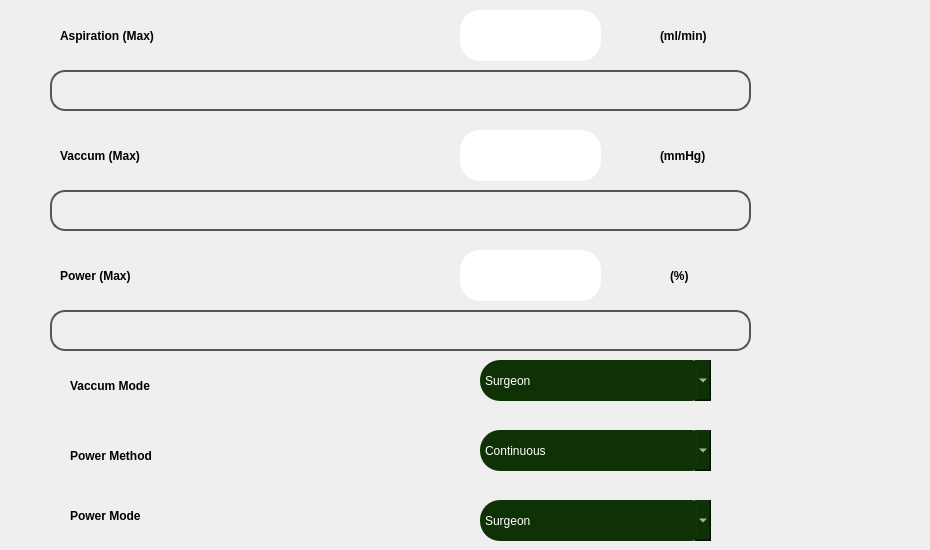
     <widget class="QWidget" name="tab_8">
      <attribute name="title">
       <string>Page</string>
      </attribute>
      <widget class="QLabel" name="VacMax_phaco_3">
       <property name="geometry">
        <rect>
         <x>60</x>
         <y>140</y>
         <width>291</width>
         <height>31</height>
        </rect>
       </property>
       <property name="styleSheet">
        <string notr="true">background-color:transparent;font: 20pt &quot;Ubuntu Condensed&quot;;
font:bold;</string>
       </property>
       <property name="text">
        <string>Vaccum (Max)</string>
       </property>
      </widget>
      <widget class="QLineEdit" name="lineEdit_13">
       <property name="geometry">
        <rect>
         <x>460</x>
         <y>10</y>
         <width>141</width>
         <height>51</height>
        </rect>
       </property>
       <property name="styleSheet">
        <string notr="true">font:20pt &quot;Ubuntu&quot;;
background-color: rgb(255,255,255);
border-radius:20px;</string>
       </property>
       <property name="alignment">
        <set>Qt::AlignCenter</set>
       </property>
      </widget>
      <widget class="QComboBox" name="VacModeCom_phaco_3">
       <property name="geometry">
        <rect>
         <x>480</x>
         <y>360</y>
         <width>231</width>
         <height>41</height>
        </rect>
       </property>
       <property name="styleSheet">
        <string notr="true">border-radius:20px;
color: rgb(255, 255, 255);
font:20pt &quot;Ubuntu&quot;;
background-color: rgb(14, 50, 6);</string>
       </property>
       <item>
        <property name="text">
         <string>Surgeon</string>
        </property>
       </item>
       <item>
        <property name="text">
         <string>Panel</string>
        </property>
       </item>
      </widget>
      <widget class="QLabel" name="AspMax_phaco_13">
       <property name="geometry">
        <rect>
         <x>660</x>
         <y>140</y>
         <width>251</width>
         <height>31</height>
        </rect>
       </property>
       <property name="styleSheet">
        <string notr="true">background-color:transparent;font: 20pt &quot;Ubuntu Condensed&quot;;
font:bold;</string>
       </property>
       <property name="text">
        <string>(mmHg)</string>
       </property>
      </widget>
      <widget class="QLabel" name="AspMax_phaco_14">
       <property name="geometry">
        <rect>
         <x>660</x>
         <y>20</y>
         <width>251</width>
         <height>31</height>
        </rect>
       </property>
       <property name="styleSheet">
        <string notr="true">background-color:transparent;font: 20pt &quot;Ubuntu Condensed&quot;;
font:bold;</string>
       </property>
       <property name="text">
        <string>(ml/min)</string>
       </property>
      </widget>
      <widget class="QLineEdit" name="lineEdit_14">
       <property name="geometry">
        <rect>
         <x>460</x>
         <y>130</y>
         <width>141</width>
         <height>51</height>
        </rect>
       </property>
       <property name="styleSheet">
        <string notr="true">font:20pt &quot;Ubuntu&quot;;
background-color: rgb(255,255,255);
border-radius:20px;</string>
       </property>
       <property name="alignment">
        <set>Qt::AlignCenter</set>
       </property>
      </widget>
      <widget class="QLabel" name="AspMax_phaco_15">
       <property name="geometry">
        <rect>
         <x>670</x>
         <y>260</y>
         <width>251</width>
         <height>31</height>
        </rect>
       </property>
       <property name="styleSheet">
        <string notr="true">background-color:transparent;font: 20pt &quot;Ubuntu Condensed&quot;;
font:bold;</string>
       </property>
       <property name="text">
        <string>(%)</string>
       </property>
      </widget>
      <widget class="QLabel" name="VacMode_phaco_3">
       <property name="geometry">
        <rect>
         <x>70</x>
         <y>370</y>
         <width>391</width>
         <height>31</height>
        </rect>
       </property>
       <property name="styleSheet">
        <string notr="true">background-color:transparent;font: 20pt &quot;Ubuntu Condensed&quot;;
font:bold;</string>
       </property>
       <property name="text">
        <string>Vaccum Mode</string>
       </property>
      </widget>
      <widget class="QLabel" name="AspMax_phaco_16">
       <property name="geometry">
        <rect>
         <x>60</x>
         <y>20</y>
         <width>331</width>
         <height>31</height>
        </rect>
       </property>
       <property name="styleSheet">
        <string notr="true">background-color:transparent;font: 20pt &quot;Ubuntu Condensed&quot;;
font:bold;</string>
       </property>
       <property name="text">
        <string>Aspiration (Max)</string>
       </property>
      </widget>
      <widget class="QComboBox" name="PowModeCom_phaco_3">
       <property name="geometry">
        <rect>
         <x>480</x>
         <y>500</y>
         <width>231</width>
         <height>41</height>
        </rect>
       </property>
       <property name="styleSheet">
        <string notr="true">border-radius:20px;
color: rgb(255, 255, 255);
font:20pt &quot;Ubuntu&quot;;
background-color: rgb(14, 50, 6);</string>
       </property>
       <item>
        <property name="text">
         <string>Surgeon</string>
        </property>
       </item>
       <item>
        <property name="text">
         <string>Panel</string>
        </property>
       </item>
      </widget>
      <widget class="QLabel" name="PowMethod_phaco_3">
       <property name="geometry">
        <rect>
         <x>70</x>
         <y>440</y>
         <width>351</width>
         <height>31</height>
        </rect>
       </property>
       <property name="styleSheet">
        <string notr="true">background-color:transparent;font: 20pt &quot;Ubuntu Condensed&quot;;
font:bold;</string>
       </property>
       <property name="text">
        <string>Power Method</string>
       </property>
      </widget>
      <widget class="QLineEdit" name="lineEdit_15">
       <property name="geometry">
        <rect>
         <x>460</x>
         <y>250</y>
         <width>141</width>
         <height>51</height>
        </rect>
       </property>
       <property name="styleSheet">
        <string notr="true">font:20pt &quot;Ubuntu&quot;;
background-color: rgb(255,255,255);
border-radius:20px;</string>
       </property>
       <property name="alignment">
        <set>Qt::AlignCenter</set>
       </property>
      </widget>
      <widget class="QComboBox" name="PowMethodCom_phaco_3">
       <property name="geometry">
        <rect>
         <x>480</x>
         <y>430</y>
         <width>231</width>
         <height>41</height>
        </rect>
       </property>
       <property name="styleSheet">
        <string notr="true">border-radius:20px;
color: rgb(255, 255, 255);
font:20pt &quot;Ubuntu&quot;;
background-color: rgb(14, 50, 6);</string>
       </property>
       <item>
        <property name="text">
         <string>Continuous</string>
        </property>
       </item>
       <item>
        <property name="text">
         <string>Pulse</string>
        </property>
       </item>
       <item>
        <property name="text">
         <string>Ocupulse</string>
        </property>
       </item>
       <item>
        <property name="text">
         <string>Ocuburst</string>
        </property>
       </item>
       <item>
        <property name="text">
         <string>Single burst</string>
        </property>
       </item>
       <item>
        <property name="text">
         <string>Multi burst</string>
        </property>
       </item>
       <item>
        <property name="text">
         <string>Hyper Burst</string>
        </property>
       </item>
      </widget>
      <widget class="QLabel" name="PowMode_phaco_3">
       <property name="geometry">
        <rect>
         <x>70</x>
         <y>500</y>
         <width>331</width>
         <height>31</height>
        </rect>
       </property>
       <property name="styleSheet">
        <string notr="true">background-color:transparent;font: 20pt &quot;Ubuntu Condensed&quot;;
font:bold;</string>
       </property>
       <property name="text">
        <string>Power Mode</string>
       </property>
      </widget>
      <widget class="QLabel" name="PowMax_phaco_3">
       <property name="geometry">
        <rect>
         <x>60</x>
         <y>260</y>
         <width>251</width>
         <height>31</height>
        </rect>
       </property>
       <property name="styleSheet">
        <string notr="true">background-color:transparent;font: 20pt &quot;Ubuntu Condensed&quot;;
font:bold;</string>
       </property>
       <property name="text">
        <string>Power (Max)</string>
       </property>
      </widget>
      <widget class="QProgressBar" name="progressBar_11">
       <property name="geometry">
        <rect>
         <x>50</x>
         <y>70</y>
         <width>701</width>
         <height>41</height>
        </rect>
       </property>
       <property name="styleSheet">
        <string notr="true">QProgressBar {
    border: 2px solid #555;
    border-radius: 15px; /* Radius for the curve of the progress bar */
    text-align: center;
    background: #eee;
    padding: 2px;
}

QProgressBar::chunk {
    background: qlineargradient(x1: 0, y1: 0, x2: 1, y2: 1, stop: 0 #4568dc, stop: 1 #b06ab3);
    width: 8px; /* Diameter of the circular chunk */
    height: 8px; /* Diameter of the circular chunk */
    border-radius: 4px; /* Half of the width/height to make it circular */
    margin: 1px; /* Space between chunks */
}
</string>
       </property>
       <property name="value">
        <number>0</number>
       </property>
       <property name="textVisible">
        <bool>false</bool>
       </property>
      </widget>
      <widget class="QProgressBar" name="progressBar_12">
       <property name="geometry">
        <rect>
         <x>50</x>
         <y>190</y>
         <width>701</width>
         <height>41</height>
        </rect>
       </property>
       <property name="styleSheet">
        <string notr="true">QProgressBar {
    border: 2px solid #555;
    border-radius: 15px; /* Radius for the curve of the progress bar */
    text-align: center;
    background: #eee;
    padding: 2px;
}

QProgressBar::chunk {
    background: qlineargradient(x1: 0, y1: 0, x2: 1, y2: 1, stop: 0 #4568dc, stop: 1 #b06ab3);
    width: 8px; /* Diameter of the circular chunk */
    height: 8px; /* Diameter of the circular chunk */
    border-radius: 4px; /* Half of the width/height to make it circular */
    margin: 1px; /* Space between chunks */
}
</string>
       </property>
       <property name="value">
        <number>0</number>
       </property>
       <property name="textVisible">
        <bool>false</bool>
       </property>
      </widget>
      <widget class="QProgressBar" name="progressBar_13">
       <property name="geometry">
        <rect>
         <x>50</x>
         <y>310</y>
         <width>701</width>
         <height>41</height>
        </rect>
       </property>
       <property name="styleSheet">
        <string notr="true">QProgressBar {
    border: 2px solid #555;
    border-radius: 15px; /* Radius for the curve of the progress bar */
    text-align: center;
    background: #eee;
    padding: 2px;
}

QProgressBar::chunk {
    background: qlineargradient(x1: 0, y1: 0, x2: 1, y2: 1, stop: 0 #4568dc, stop: 1 #b06ab3);
    width: 8px; /* Diameter of the circular chunk */
    height: 8px; /* Diameter of the circular chunk */
    border-radius: 4px; /* Half of the width/height to make it circular */
    margin: 1px; /* Space between chunks */
}
</string>
       </property>
       <property name="value">
        <number>0</number>
       </property>
       <property name="textVisible">
        <bool>false</bool>
       </property>
      </widget>
     </widget>
